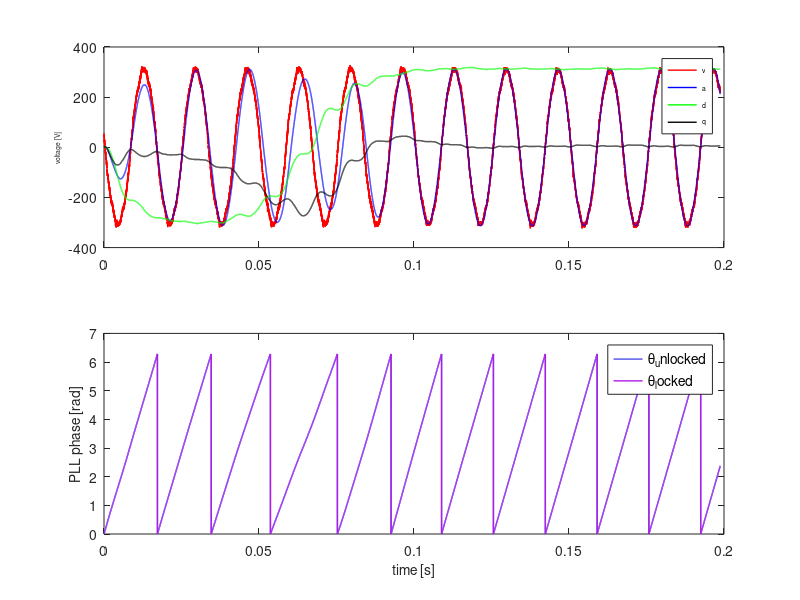

Reproduce this figure in MATLAB.
function pll()
  A = dlmread('rede.csv', ',', 1, 0);
  time = A(:,1);
  voltage = A(:,2);
  clear A;
  
  k0 = 0.7;
  k1 = 2.840000000003951e-6;
  k2 = 0.385715277950311;
  k3 = -0.385713293478261;
  w0 = 376.9911184307752;
  
  e = zeros( size(time) );
  a = zeros( size(time) );
  b = zeros( size(time) );
  d = zeros( size(time) );
  q = zeros( size(time) );
  theta = zeros( size(time) );
  delta = zeros( size(time) );
  w = zeros( size(time) );
  
  for t=2:length(time)
    e(t) = k0 * ( voltage(t) - a(t-1)) - b(t-1);
    a(t) = w(t-1) * k1 * ( e(t) + e(t-1)) + a(t-1);
    b(t) = w(t-1) * k1 * ( a(t) + a(t-1)) + b(t-1);
    d(t) = a(t) * sin( theta(t-1) ) - b(t) * cos( theta(t-1) );
    q(t) = a(t) * cos( theta(t-1) ) + b(t) * sin( theta(t-1) );
    delta(t) = k2 * q(t) + k3 * q(t-1) + delta(t-1);
    w(t) = w0 + delta(t);
    theta(t) = mod(k1 * ( w(t) + w(t-1) ) + theta(t-1), 2*pi);
  end
  
  subplot (2, 1, 1)
  plot(time, voltage, 'color', 'red', 'linewidth', 1)
  hold on
  plot(time, a, 'color', 'blue', 'linewidth', 1)
  hold on
  plot(time, d, 'color', 'green', 'linewidth', 1)
  hold on
  #plot(time, 0, 'gd', 'LineWidth', 2, 'MarkerSize', 7, 'MarkerFaceColor', 'g');
  #hold on
  plot(time, q, 'color', 'black', 'linewidth', 1)
  hold off
  legend({'v', 'a', 'd', 'q'}, 'fontsize', 5);
  ylabel('voltage [V]', 'fontsize', 5);
  
  subplot (2, 1, 2)
  plot(time, theta, 'color', [0.3 0.3 0.9], 'linewidth', 1)
  hold on
  plot(time, theta, 'color', [0.7 0.1 0.9], 'linewidth', 1)
  hold off
  legend({'\theta_unlocked', '\theta_locked'}, 'fontsize', 10);
  ylabel('PLL phase [rad]', 'fontsize', 10);
  
  xl = xlabel('time [s]');
  set(xl, 'fontsize', 10);
  set(gca, 'fontsize', 10);
  
  saveas(gcf, 'pll.png');
  
  voltage_csv = voltage;
  time_csv = time;
  theta_csv = theta;
  
  matriz_csv = [time_csv theta_csv voltage_csv];
  dlmwrite("pll.csv", matriz_csv, ",");

   
end